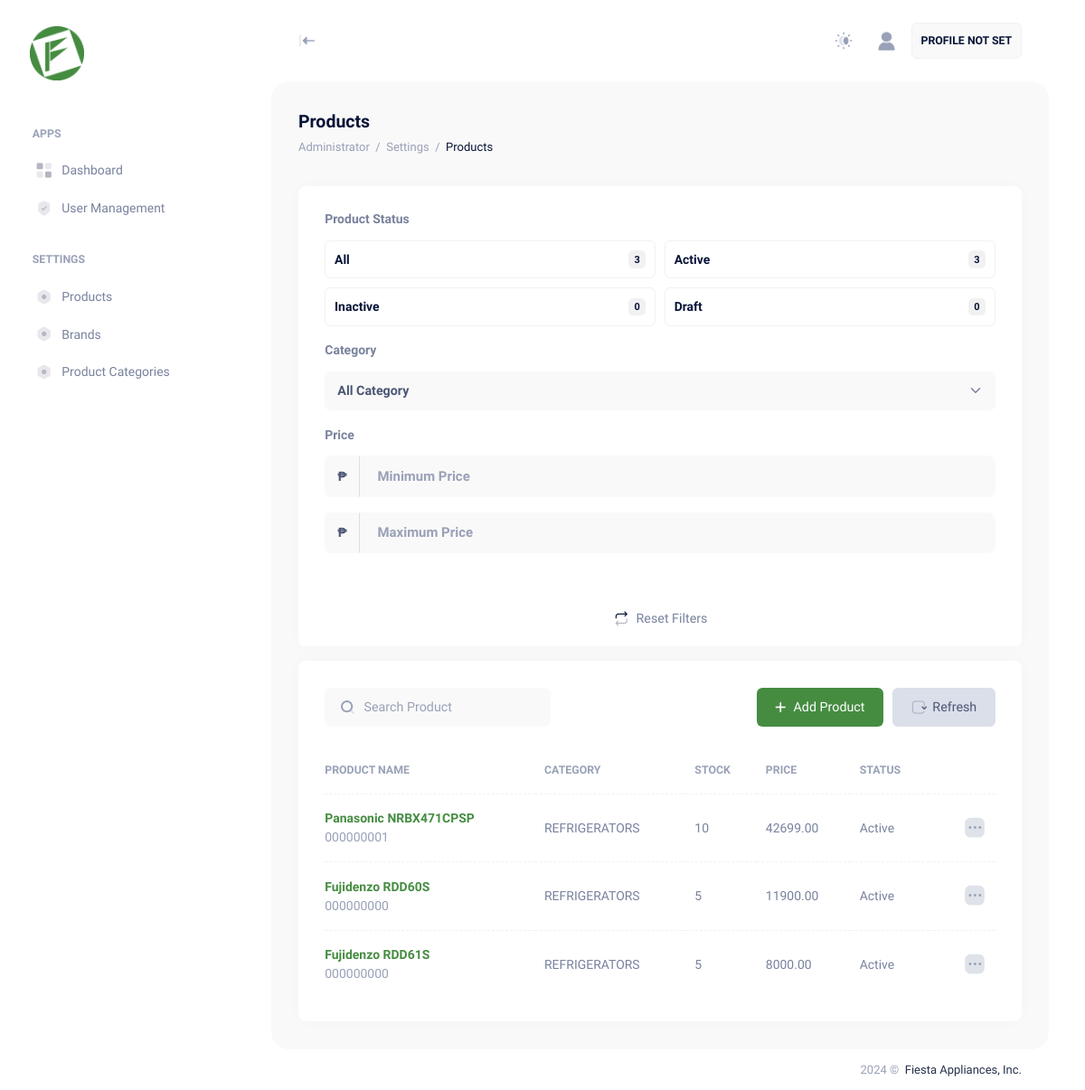
Page /user/administrator/products.php (signed in) on the earlier database version.
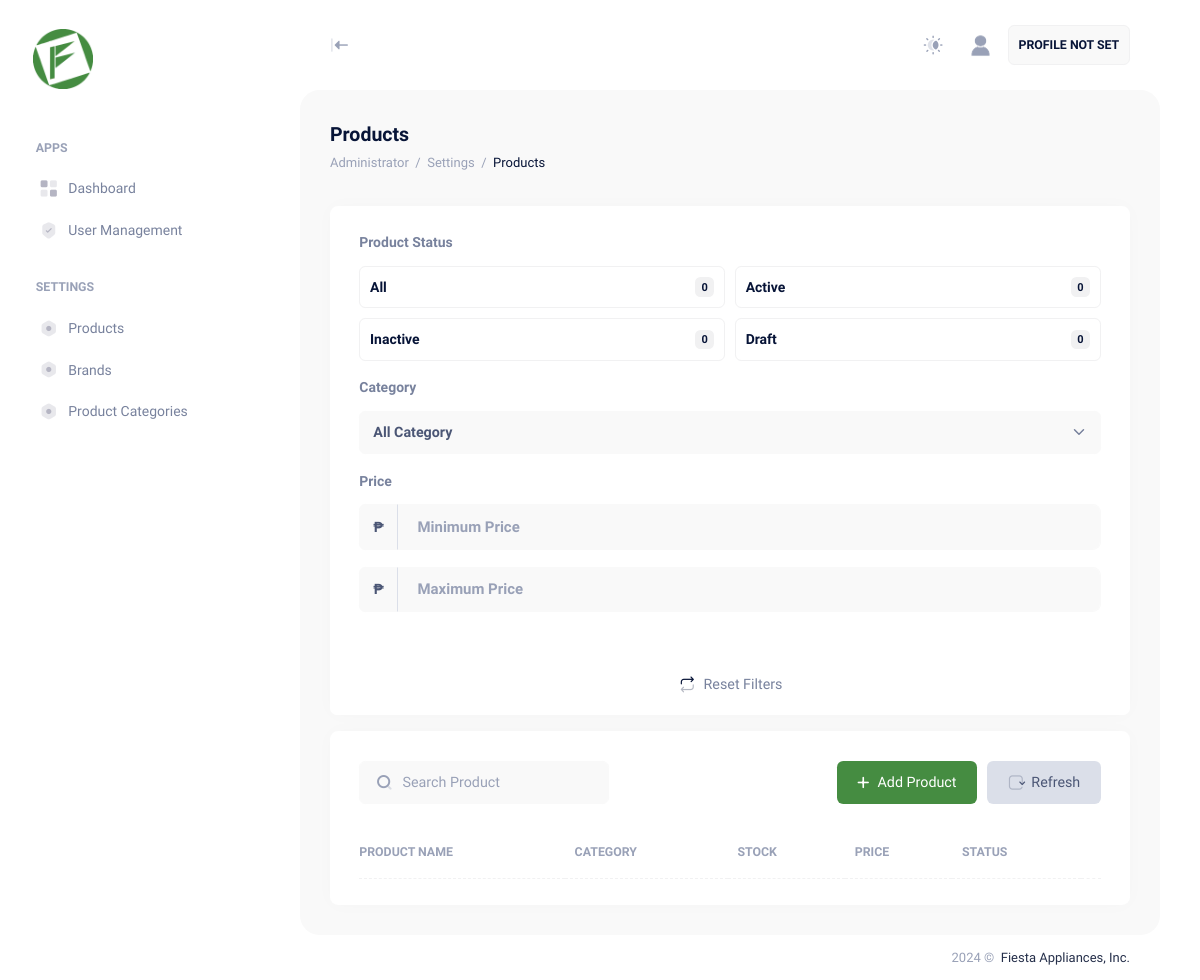
Same page on the later database version.
### tables this page shows
CREATE TABLE IF NOT EXISTS `msc_products` (
  `PK_mscProducts` int NOT NULL AUTO_INCREMENT,
  `productName` varchar(255) DEFAULT NULL,
  `productUnit` varchar(255) DEFAULT NULL,
  `productBrandID` int DEFAULT NULL,
  `productBrand` varchar(255) DEFAULT NULL,
  `productModelID` int DEFAULT NULL,
  `productModel` varchar(255) DEFAULT NULL,
  `productSKU` varchar(255) DEFAULT NULL,
  `FK_mscCategories` int DEFAULT NULL COMMENT 'TABLE MSCCATEGORIES',
  `productDescription` longtext,
  `FK_detailsId` varchar(255) DEFAULT NULL COMMENT 'TABLE MSCPRODUCTS',
  `quantity` int DEFAULT NULL,
  `regularPrice` decimal(10,2) DEFAULT '0.00',
  `salePrice` decimal(10,2) DEFAULT '0.00',
  `repoPrice` decimal(10,2) DEFAULT '0.00',
  `stockMinimum` int DEFAULT NULL,
  `stockMaximum` int DEFAULT NULL,
  `isRegular` bit(1) DEFAULT NULL,
  `isSale` bit(1) DEFAULT NULL,
  `isRepo` bit(1) DEFAULT NULL,
  `productStatus` varchar(50) DEFAULT NULL,
  PRIMARY KEY (`PK_mscProducts`),
  UNIQUE KEY `productName` (`productName`)
);

CREATE TABLE IF NOT EXISTS `msc_categories` (
  `PK_mscCategories` int NOT NULL AUTO_INCREMENT,
  `description` varchar(255) DEFAULT NULL,
  PRIMARY KEY (`PK_mscCategories`),
  UNIQUE KEY `description` (`description`)
);

### user/administrator/products.php (the view, shortened to what the rows shown need)
<?php
include '../../app/sessions/AdministratorSession.php';
try {
    $conn = new PDO("mysql:host=$fa_dbserver;dbname=$fa_dbname", $fa_dbuser, $fa_dbpassword);
    $conn->setAttribute(PDO::ATTR_ERRMODE, PDO::ERRMODE_EXCEPTION);
    $product = $conn->prepare("SELECT * FROM msc_products JOIN msc_categories ON msc_products.FK_mscCategories = msc_categories.PK_mscCategories");
    $product->execute();
    $cproduct = $product->rowCount();
} catch (PDOException $e) {
    echo "Error: " . $e->getMessage();
}
?>
<!DOCTYPE html>
<html lang="en">
<head>
    <link href="../../assets/plugins/custom/leaflet/leaflet.bundle.css" rel="stylesheet" type="text/css" />
    <link href="../../assets/plugins/custom/datatables/datatables.bundle.css" rel="stylesheet" type="text/css" />
    <link href="../../assets/plugins/global/plugins.bundle.css" rel="stylesheet" type="text/css" />
    <link href="../../assets/css/style.bundle.css" rel="stylesheet" type="text/css" />
    <link href="../../assets/css/custom.bundle.css" rel="stylesheet" type="text/css" />
</head>
<body id="kt_body"
    class="header-fixed header-tablet-and-mobile-fixed toolbar-enabled aside-fixed aside-default-enabled user-select-none">
    <div class="d-flex flex-column flex-root">
        <div class="page d-flex flex-row flex-column-fluid">
            <div class="wrapper d-flex flex-column flex-row-fluid" id="kt_wrapper">
                <div class="content fs-6 d-flex flex-column flex-column-fluid" id="kt_content">
                    <div class="toolbar" id="kt_toolbar">
                        <div class=" container-fluid  d-flex flex-stack flex-wrap flex-sm-nowrap">
                            <div class="d-flex flex-column align-items-start justify-content-center flex-wrap me-2">
                                <h1 class="text-dark fw-bold my-1 fs-2">
                                    Products <small class="text-muted fs-6 fw-normal ms-1"></small>
                                </h1>
                            </div>
                        </div>
                    </div>
                    <div class="post fs-6 d-flex flex-column-fluid" id="kt_post">
                        <div class="container-fluid">
                            <div class="row g-5">
                                <div class="col-xxl-9">
                                    <div class="card">
                                        <div class="card-body py-4">
                                            <table class="table align-middle table-row-dashed fs-6 gy-5"
                                                id="tb_product">
                                                <thead>
                                                    <tr class="text-start text-muted fw-bold fs-7 text-uppercase gs-0">
                                                        <th class="w-20">Product Name</th>
                                                        <th class="w-20">Category</th>
                                                        <th class="w-20">Stock</th>
                                                        <th class="w-20">Price</th>
                                                        <th class="w-20">Status</th>
                                                        <th class=""></th>
                                                    </tr>
                                                </thead>
                                                <tbody class="text-gray-600 fw-semibold">
                                                    <?php if ($cproduct > 0) { ?>
                                                        <?php while ($rproduct = $product->fetch(PDO::FETCH_ASSOC)) { ?>
                                                            <tr>
                                                                <td>
                                                                    <div class="">
                                                                        <div class="fw-bolder text-primary">
                                                                            <?php echo $rproduct["productName"]; ?>
                                                                        </div>
                                                                        <span
                                                                            class="fs-6 text-muted"><?php echo $rproduct["productSKU"]; ?></span>
                                                                    </div>
                                                                </td>
                                                                <td><?php echo $rproduct["description"]; ?>
                                                                </td>
                                                                <td><?php echo $rproduct["quantity"]; ?></td>
                                                                <td><?php echo $rproduct["regularPrice"]; ?></td>
                                                                <td><span><?php echo $rproduct["productStatus"]; ?></span></td>
                                                                <td class="text-end datainput">
                                                                    <div class="d-flex justify-content-end gap-2">
                                                                        <div class="tableaction-hover rounded pt-2 pb-1 ps-3 pe-3"
                                                                            data-ii-val="<?php echo $rproduct["PK_mscProducts"]; ?>"
                                                                            data-ii-input-action="view">
                                                                            <i class="ki-duotone ki-dots-square fs-2x">
                                                                                <span class="path1"></span>
                                                                            </i>
                                                                        </div>
                                                                    </div>
                                                                </td>
                                                            </tr>
                                                        <?php } ?>
                                                    <?php } ?>
                                                </tbody>
                                            </table>
                                        </div>
                                    </div>
                                </div>
                            </div>
                        </div>
                    </div>
                </div>
            </div>
        </div>
    </div>
</body>
</html>

Differences in the rows shown:
removed msc_products: productName "Panasonic NRBX471CPSP", productSKU "000000001", msc_categories.description "REFRIGERATORS", quantity "10", regularPrice "42699.00", productStatus "Active"
removed msc_products: productName "Fujidenzo RDD60S", productSKU "000000000", msc_categories.description "REFRIGERATORS", quantity "5", regularPrice "11900.00", productStatus "Active"
removed msc_products: productName "Fujidenzo RDD61S", productSKU "000000000", msc_categories.description "REFRIGERATORS", quantity "5", regularPrice "8000.00", productStatus "Active"
Other differences:
$cproduct: "3" → "0"
$cproductactive: "3" → "0"
